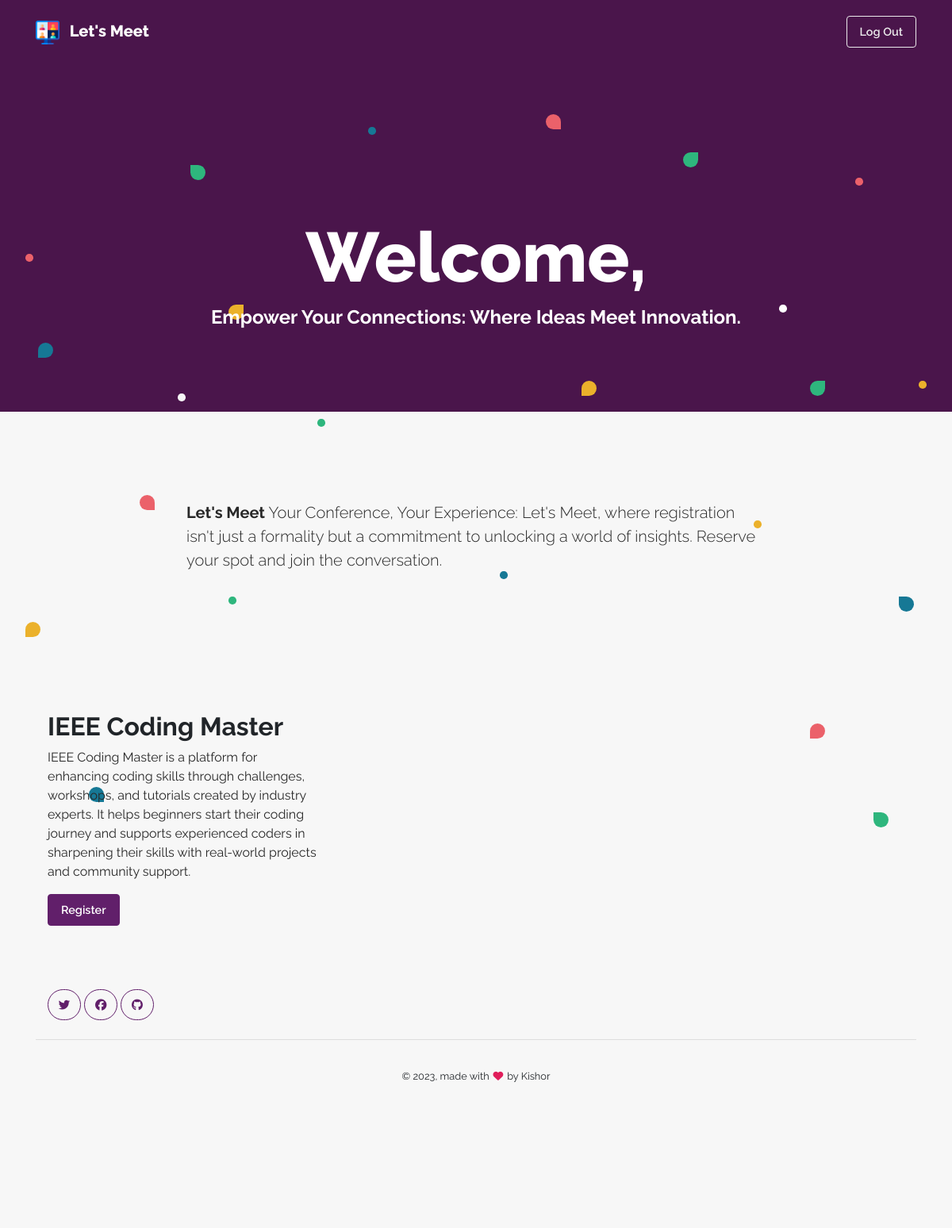
/home/, run on the app's committed database.
### meetApp/models.py (models this page shows)
class Event(models.Model):
    name = models.CharField(max_length=255)
    description = models.TextField()
    start_date = models.DateTimeField()
    end_date = models.DateTimeField()
    location = models.CharField(max_length=255)

### meetApp/views.py (the view)
# urls.py: path('home/',views.HomePage,name="home"),
def HomePage(request):
    events = Event.objects.all()
    return render(request,"home.html",{'events': events})

### templates/home.html (shortened to what this page needs)
{% load static %}
<!DOCTYPE html>
<html lang="en">
<head>
    <link rel="stylesheet" href="{% static 'vendor/bootstrap/bootstrap.min.css' %}">
    <link rel="stylesheet" href="{% static 'css/lazy.css' %}">
    <link rel="stylesheet" href="{% static 'css/demo.css' %}">
    <link href="{% static 'fontawesomefree/css/all.min.css' %}" rel="stylesheet" type="text/css">
  </head>
  <body class="index">
      <nav class="navbar navbar-expand-lg navbar-dark bg-primary">
      <div class="container">
        <a class="navbar-brand" href="./"><img src="{% static 'img\videoconference.png' %}" alt="Example Navbar 1" class="mr-2" height="30"> Let's Meet</a>
          <ul class="navbar-nav ml-auto">
            <li class="nav-item">
              <a class="btn btn-outline-light" href="index">
                Log Out
              </a>
            </li>
          </ul>
        </div>
    </nav>
	<div class="page-hero bg-primary text-white" id="banner">
		<div class="bubbles d-none d-md-block">
      <div class="bubble bubble-1 rotate-bubble bg-warning"></div>
      <div class="bubble bubble-2 bubble-bottom-right bg-danger rotate-bubble"></div>
      <div class="bubble bubble-3 bubble-top-right bg-warning rotate-bubble"></div>
      <div class="bubble bubble-4 bubble-top-left bg-info rotate-bubble"></div>
      <div class="bubble bubble-5 bg-info rotate-bubble"></div>
      <div class="bubble bubble-6 bubble-bottom-right bg-danger rotate-bubble"></div>
      <div class="bubble bubble-7 bubble-top-right bg-success rotate-bubble"></div>
      <div class="bubble bubble-8 bubble-top-left bg-success rotate-bubble"></div>
      <div class="bubble bubble-9 bg-warning rotate-bubble"></div>
      <div class="bubble bubble-10 bg-danger rotate-bubble"></div>
      <div class="bubble bubble-11 bubble-bottom-right bg-info rotate-bubble"></div>
      <div class="bubble bubble-12 bubble-top-right bg-success rotate-bubble"></div>
      <div class="bubble bubble-13 bubble-top-left bg-success rotate-bubble"></div>
      <div class="circle circle-1 bg-light rotate-circle"></div>
      <div class="circle circle-2 bg-success rotate-circle"></div>
      <div class="circle circle-3 bg-danger rotate-circle"></div>
      <div class="circle circle-4 bg-info rotate-circle"></div>
      <div class="circle circle-5 bg-success rotate-circle"></div>
      <div class="circle circle-6 bg-info rotate-circle"></div>
      <div class="circle circle-7 bg-warning rotate-circle"></div>
      <div class="circle circle-8 bg-white rotate-circle"></div>
      <div class="circle circle-9 bg-warning rotate-circle"></div>
      <div class="circle circle-10 bg-danger rotate-circle"></div>
		</div>
  	<div class="container">
      <div class="row">
        <div class="col-12 col-lg-8  offset-lg-2 text-center">
	          <div class="title">
	            <h4 class="display-2 text-white">Welcome,{{ user.username }}</h4>
	            <h4 class="text-white">Empower Your Connections: Where Ideas Meet Innovation.</h4>
	          </div>
        </div>
      </div>
    </div>
	</div>
<div class="intro bg-light">
  <div class="container">
    <div class="section desc">
	    <div class="row">
		    <div class="col-12 col-md-8 offset-md-2">
							<p class="lead"><b>Let's Meet</b> Your Conference, Your Experience: Let's Meet, where registration isn't just a formality but a commitment to unlocking a world of insights. Reserve your spot and join the conversation.</p>
		    </div>
	    </div>
    </div>
  </head>
<div class="intro bg-light">
    <div class="container">
        <div class="section desc">
          {% for event in events %}
            <div class="row">
                <div class="col-12 col-md-4">
                    <div class="event-container event-animation">
                        <h2>{{ event.name }}</h2>
                        <p>{{ event.description }}</p>
                        <div class="registration-button">
                            <a class="btn btn-primary" href="homenxt">Register</a>
                        </div>
                    </div>
                </div>
          {% endfor %}
        </div>
    </div>
</div>
<footer class="footer-1 bg-light text-dark">
  <div class="container">
    <div class="social mt-4 mt-md-0">
      <a class="twitter btn btn-outline-primary btn-icon" href="#" target="_blank">
        <i class="fab fa-twitter"></i>
      </a>
      <a class="facebook btn btn-outline-primary btn-icon" href="#" target="_blank">
        <i class="fab fa-facebook"></i>
      </a>
      <a class="github btn btn-outline-primary btn-icon" href="#" target="_blank">
        <i class="fab fa-github"></i>
      </a>
    </div>
  </div>
  <div class="copyright text-center">
    <hr />
    <p class="small">&copy; 2023, made with <span class="text-danger"><i class="fas fa-heart"></i></span> by Kishor</p>
  </div>
  </div>
    </body>
  </html>

### static/css/lazy.css (style rules this page uses)
.bg-primary { background-color:#4A154B !important }
.bg-success { background-color:#2EB67D !important }
.bg-info { background-color:#167895 !important }
.bg-warning { background-color:#EBB12B !important }
.bg-danger { background-color:#EB616A !important }
.bg-light { background-color:#F7F7F7 !important }
.bg-white { background-color:#fff !important }
.btn,.navbar .navbar-nav>a.btn { font-weight:600;font-size:.9rem;border-radius:.25rem;padding:.5rem 1rem;-webkit-transition:all 150ms linear;-moz-transition:all 150ms linear;-o-transition:all 150ms linear;-ms-transition:all 150ms linear;transition:all 150ms linear }
.btn.btn-icon,.navbar .navbar-nav>a.btn.btn-icon { padding:.5rem .8rem;border-radius:4rem }
.btn-primary { background-color:#611F6A;border:1px solid #611F6A }
.btn-outline-primary { border:1px solid #611F6A;color:#611F6A }
.btn-outline-light { border:1px solid #EBEAEB;color:#EBEAEB }
body { font-weight:400;font-family:"Raleway",sans-serif;color:#282828 }
b { font-weight:700 }
h1,h2,h3,h4,h5,h6 { font-weight:700;color:#212529 }
.display-1,.display-2,.display-3,.display-4,.display-5,.display-6 { font-weight:800 }
.text-danger { color:#E01E5B !important }
.text-white { color:#fff !important }
.text-dark { color:#212529 !important }
.navbar { padding:1.2rem 1rem }
.navbar .navbar-brand { font-weight:800 }
.circle { width:.6rem;height:.6rem;border-radius:50%;background-color:#611F6A }
.bubble,.bubble.bubble-bottom-right,.bubble.bubble-bottom-left,.bubble.bubble-top-right,.bubble.bubble-top-left { width:1.2rem;height:1.2rem;background-color:#611F6A }
.bubble,.bubble.bubble-bottom-left { border-radius:50% 50% 50% 0% }
.bubble.bubble-bottom-right { border-radius:50% 50% 0% 50% }
.bubble.bubble-top-right { border-radius:50% 0% 50% 50% }
.bubble.bubble-top-left { border-radius:0% 50% 50% 50% }
.rotate-circle { position:absolute;animation:rotate 5s linear infinite }
.rotate-bubble { position:absolute;animation:rotate 10s linear infinite }
.footer-1 { padding:2rem 0rem 1rem }
.footer-1 .copyright { padding-top:.5rem }
.footer-1 .copyright p { padding:.5rem }
.footer-1 .copyright p i { margin:1rem .1rem }

### static/css/demo.css (style rules this page uses)
.index .section { margin-top:2rem }
.index .bubbles { position:relative;width:100% }
.index .bubbles .bubble-1 { top:32rem;left:2rem }
.index .bubbles .bubble-2 { top:22rem;left:11rem }
.index .bubbles .bubble-3 { top:7rem;left:18rem }
.index .bubbles .bubble-4 { top:30rem;right:3rem }
.index .bubbles .bubble-5 { top:10rem;left:3rem }
.index .bubbles .bubble-6 { top:-8rem;left:43rem }
.index .bubbles .bubble-7 { top:-5rem;right:20rem }
.index .bubbles .bubble-8 { top:47rem;right:5rem }
.index .bubbles .bubble-9 { top:13rem;right:28rem }
.index .bubbles .bubble-10 { top:40rem;right:10rem }
.index .bubbles .bubble-11 { top:45rem;left:7rem }
.index .bubbles .bubble-12 { top:13rem;right:10rem }
.index .bubbles .bubble-13 { top:-4rem;left:15rem }
.index .bubbles .circle-1 { top:14rem;left:14rem }
.index .bubbles .circle-2 { top:16rem;left:25rem }
.index .bubbles .circle-3 { top:3rem;left:2rem }
.index .bubbles .circle-4 { top:-7rem;left:29rem }
.index .bubbles .circle-5 { top:30rem;left:18rem }
.index .bubbles .circle-6 { top:28rem;right:35rem }
.index .bubbles .circle-7 { top:13rem;right:2rem }
.index .bubbles .circle-8 { top:7rem;right:13rem }
.index .bubbles .circle-9 { top:24rem;right:15rem }
.index .bubbles .circle-10 { top:-3rem;right:7rem }
.index .page-hero { padding:3rem 1rem }
.index .intro { padding:4rem 0rem }
.index .intro .desc { padding:1rem 0rem 3rem }
@media screen and (min-width: 768px) { .index .page-hero { padding:12rem 0rem 6rem } }

### templates/home.html (style rules this page uses)
.event-animation { transition: transform 0.3s ease-in-out; }

### data on the page
Event: name "IEEE Coding Master", description "IEEE Coding Master is a platform for enhancing coding skills through challenges, workshops, and tutorials created by industry experts. It helps beginners start their coding journey and supports experienced coders in sharpening their skills with real-world projects and community support."
